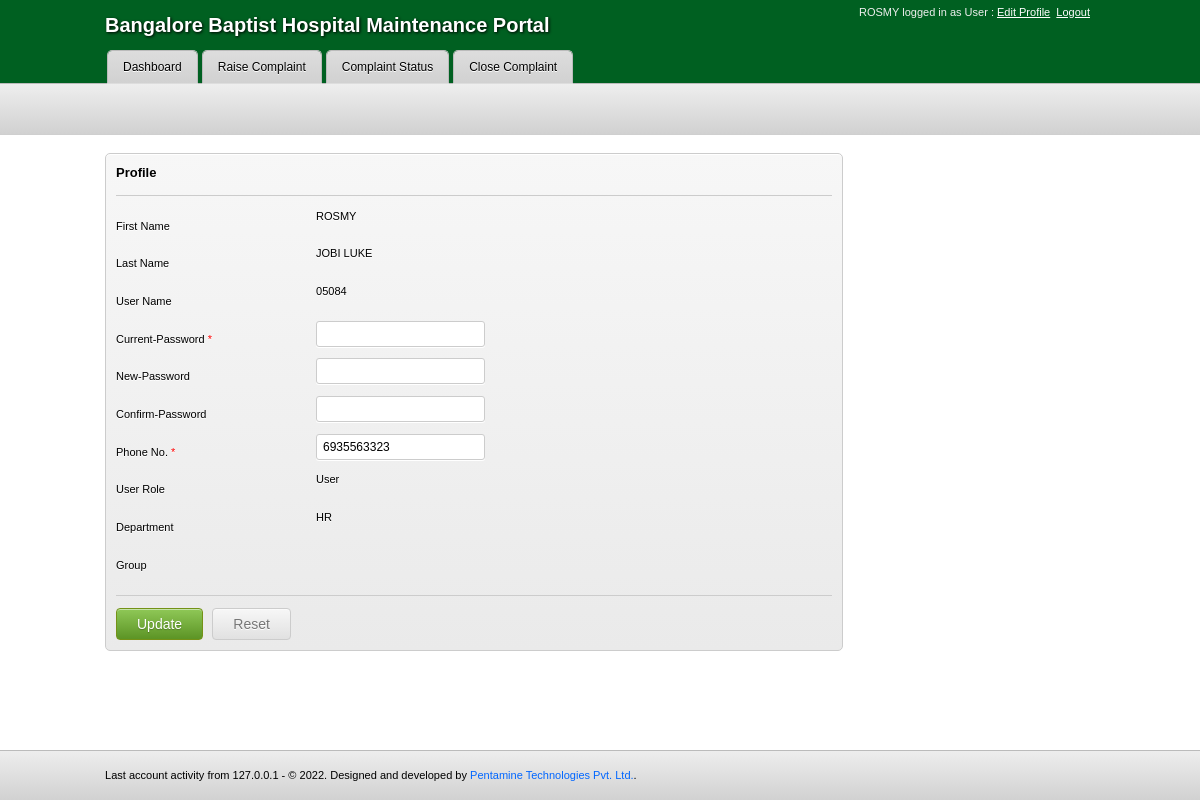
The page /index.php?page=Profile (signed in) on the database its author committed.
### tables this page shows
CREATE TABLE `user` (
  `id` bigint(20) NOT NULL AUTO_INCREMENT,
  `firstname` varchar(20) NOT NULL,
  `lastname` varchar(20) NOT NULL,
  `phonenumber` bigint(10) NOT NULL,
  `username` varchar(20) NOT NULL,
  `password` varchar(20) NOT NULL,
  `userroleid` bigint(20) NOT NULL,
  `departmentid` bigint(20) NOT NULL,
  `groupid` bigint(20) DEFAULT NULL,
  `deptadmin` tinyint(4) NOT NULL,
  PRIMARY KEY (`id`),
  KEY `userroleid` (`userroleid`),
  KEY `departmentid` (`departmentid`),
  KEY `groupid` (`groupid`),
  CONSTRAINT `user_ibfk_4` FOREIGN KEY (`userroleid`) REFERENCES `userrole` (`id`) ON DELETE NO ACTION ON UPDATE NO ACTION,
  CONSTRAINT `user_ibfk_5` FOREIGN KEY (`departmentid`) REFERENCES `department` (`id`) ON DELETE NO ACTION ON UPDATE NO ACTION
);

CREATE TABLE `userrole` (
  `id` bigint(20) NOT NULL AUTO_INCREMENT,
  `role` varchar(20) NOT NULL,
  PRIMARY KEY (`id`)
);

CREATE TABLE `department` (
  `id` bigint(20) NOT NULL AUTO_INCREMENT,
  `divisionid` bigint(20) NOT NULL,
  `name` varchar(20) NOT NULL,
  `extension` varchar(50) NOT NULL,
  `biomedical_department` tinyint(4) NOT NULL,
  `1` int(11) NOT NULL,
  `2` int(11) NOT NULL,
  `3` int(11) NOT NULL,
  `4` bigint(20) DEFAULT NULL,
  `5` bigint(20) DEFAULT NULL,
  PRIMARY KEY (`id`),
  KEY `divisionid` (`divisionid`),
  CONSTRAINT `department_ibfk_2` FOREIGN KEY (`divisionid`) REFERENCES `division` (`id`) ON DELETE NO ACTION ON UPDATE NO ACTION
);

### includes/Profile_Queries.php (called while the page is built, shortened)
<?php
	function User_Select_ById()
	{
		return mysqli_query($_SESSION['connection'],"SELECT * FROM user WHERE id='".$_SESSION['id']."'");
	}
	function User_Role($Id)
	{
		return mysqli_query($_SESSION['connection'],"SELECT * FROM userrole WHERE id='".$Id."'");
	}
	function User_Dept($Id)
	{
		return mysqli_query($_SESSION['connection'],"SELECT * FROM department WHERE id='".$Id."'");
	}
?>

### includes/Profile.php (the view, shortened to what this page needs)
<section class="grid_6 first">
	<?php
		include("includes/Profile_Queries.php");
		$User = mysqli_fetch_assoc(User_Select_ById());
	?>
	<div class="columns">
		<div class="grid_6 first">
			<form method="post" action="?page=<?php echo $_GET['page']; ?>" id="form" class="form panel" onsubmit="return validation()">
				<header><h2>Profile</h2></header>
				<hr />
				<fieldset>
					<div class="clearfix">
                        <label>First Name</label>
						<?php echo $User['firstname']; ?>
                    </div>
					<div class="clearfix">
                        <label>Last Name</label>
						<?php echo $User['lastname']; ?>
                    </div>
					<div class="clearfix">
                        <label>User Name</label>
						<?php echo $User['username']; ?>
					</div>
					<div class="clearfix">
                        <label>Current-Password <font color="red">*</font></label>
						<input type="password" id="password" name="password" required="required" value="" onkeypress="return isAlphaOrNumeric(event)" />
                    </div>
					<div class="clearfix">
                        <label>New-Password</label>
						<input type="password" id="newpassword" name="newpassword" value="<?php echo $User['newpassword']; ?>" onkeypress="return isAlphaOrNumeric(event)"/>
                    </div>
					<div class="clearfix">
                        <label>Confirm-Password</label>
						<input type="password" id="confirmpassword" name="confirmpassword" value="<?php echo $User['confirmpassword']; ?>" onkeypress="return isAlphaOrNumeric(event)"/>
                    </div>
					<div class="clearfix">
                        <label>Phone No. <font color="red">*</font></label>
						<input type="text" id="phonenumber" name="phonenumber" required="required" value="<?php echo $User['phonenumber']; ?>" onkeypress="return isNumeric(event)"/>
                    </div>
					<div class="clearfix">
						<label>User Role</label>
						<?php
							$rolename = mysqli_fetch_array(User_Role($User['userroleid']));
							echo  $rolename['role'];
						?>
					</div>
					<div class="clearfix">
						<label>Department</label>
						<?php
							$deptname = mysqli_fetch_array(User_Dept($User['departmentid']));
							echo  $deptname['name'];
						?>
					</div>
					<div class="clearfix">
						<label>Group</label>
					</div>
				</fieldset>
				<hr />
				<button class="button button-green" type="submit" name="Update" value="Update">Update</button>&nbsp;&nbsp;
				<button class="button button-gray" type="reset">Reset</button>
			</form>
		</div>
	</div>
	<div class="clear">&nbsp;</div>
</section>

### css/style.css (style rules this page uses)
* { margin: 0; }
html, body { height: 100%; }
.clearfix:after { content: " "; display: block; clear: both; visibility: hidden; line-height: 0; height: 0; }
.clearfix { display: inline-block; }
html[xmlns] .clearfix { display: block; }
.clear { clear: both; }
body { font: normal normal normal 69%/160% 'Lucida Grande', Verdana, Helvetica, Arial, sans-serif; overflow: -moz-scrollbars-vertical; }
h2 { font-size:18px; }
h1,h2,h3,h4,h5,h6,p { margin:1em 0; }
h1,h2,h3,h4,h5,h6,b,strong,caption,th,thead,dt,legend { font-weight:bold; }
.grid_1, .grid_2, .grid_3, .grid_4, .grid_5, .grid_6, .grid_7, .grid_8 { margin-left:18px; display:block; float:left; }
.columns { display:block; float:left; }
.first { margin-left:0; clear:left; }
.grid_6 { width:738px; }

### css/forms.css (style rules this page uses)
input, textarea, select { outline: none; }
.button { -moz-border-radius: 4px; -webkit-border-radius: 4px; -khtml-border-radius: 4px; border-radius: 4px; -moz-box-shadow:inset 0 1px 0 rgba(255,255,255,0.5); -webkit-box-shadow:inset 0 1px 0 rgba(255,255,255,0.5); box-shadow:inset 0 1px 0 rgba(255,255,255,0.5); cursor: pointer; display: inline-block; font: 14px/100% Arial, Helvetica, sans-serif; padding: 7px 20px; outline: none !important; text-align: center; text-decoration: none; -moz-box-sizing: border-box !important; line-height: 16px; }
.button-gray { color: #777; border: 1px solid #ccc; background: #f7f7f7; background: -webkit-gradient(linear, left top, left bottom, from(#f7f7f7), to(#e1e1e1)); background: -moz-linear-gradient(top, #f7f7f7, #e1e1e1); filter: progid:DXImageTransform.Microsoft.gradient(startColorstr='#f7f7f7', endColorstr='#e1e1e1'); text-shadow: 0 1px 0 #fff; }
.button-green { color: #fff; border:1px solid #749217; background: #8fc857; background: -webkit-gradient(linear, left top, left bottom, from(#8fc857), to(#5c9425)); background: -moz-linear-gradient(top, #8fc857, #5c9425); filter: progid:DXImageTransform.Microsoft.gradient(startColorstr='#8fc857', endColorstr='#5c9425'); text-shadow: 0 1px 1px rgba(0,0,0,0.25); }
.widget, .panel, #calroot { -moz-border-radius: 5px; -webkit-border-radius: 5px; -khtml-border-radius: 5px; }
.widget, .panel { border-radius: 5px; margin: 18px 0; }
.panel { background: #f7f7f7; background: -webkit-gradient(linear, left top, left bottom, from(#f7f7f7), to(#eaeaea)); background: -moz-linear-gradient(top, #f7f7f7, #eaeaea); filter: progid:DXImageTransform.Microsoft.gradient(startColorstr='#f7f7f7', endColorstr='#eaeaea'); text-shadow: 0 1px 0 #fff; padding: 10px; -moz-box-shadow:inset 0 1px 0 #fff; -webkit-box-shadow:inset 0 1px 0 #fff; box-shadow:inset 0 1px 0 #fff; border: 1px solid #ccc; -moz-border-radius: 5px; -webkit-border-radius: 5px; -khtml-border-radius: 5px; border-radius: 5px; }
.panel header h2 { margin-top: 0; font-size: 13px; }
.form label { display: block; font-size: 11px; margin: 10px 0; width: 200px; float: left; }
.form input, .form textarea, .form select, .form .selector { float: left; }
select, textarea, input[type=text], input[type=password], input[type=email], input[type=url], input[type=date], input[type=number], input[type=time], input[type=date], input.date { -moz-border-radius: 3px; -webkit-border-radius: 3px; khtml-border-radius: 3px; border-radius: 3px; border: 1px solid #ccc; padding: 4px 6px; -moz-box-shadow:0 1px 0 #fff; -webkit-box-shadow:0 1px 0 #fff; box-shadow:0 1px 0 #fff; font: 12px/16px Arial, sans-serif; }

### rows shown on the page
user: firstname "ROSMY", lastname "JOBI LUKE", username "05084", phonenumber "6935563323"
userrole: role "User"
department: name "HR"

### other values the page prints
$_SESSION['name'] "ROSMY"
str_replace("_", " ", $_SESSION['role']) "User"
$_SESSION['Client'] "Bangalore Baptist Hospital Maintenance Portal"
$page "Dashboard"
$page "Raise Complaint"
$page "Complaint Status"
$page "Close Complaint"
$_SERVER['SERVER_ADDR'] "127.0.0.1"
